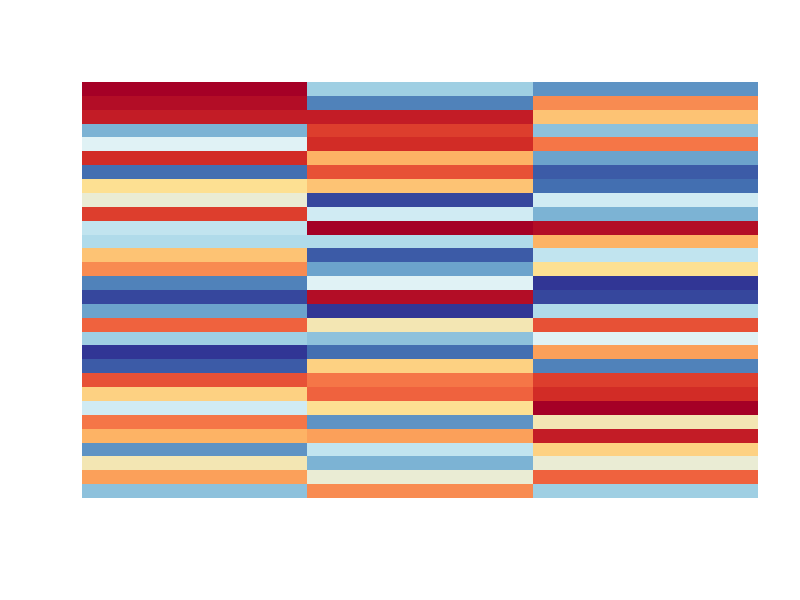

This chart was generated by the following R code:
library(gplots)
library("RColorBrewer")
colPal <- rev(colorRampPalette(brewer.pal(10, "RdYlBu"))(256)) #RdYlBu

par(mar=c(12, 4, 2, 0.5))
#image(t(druggable_targets_pos), col=redblue(2))
bins = 30
pdf("fig/drug_sig.pdf")
a = rbind(sample(1:bins, bins), sample(1:bins, bins), sample(1:bins, bins))
image(a, col= colPal,   axes=F, srt=45)
dev.off()
